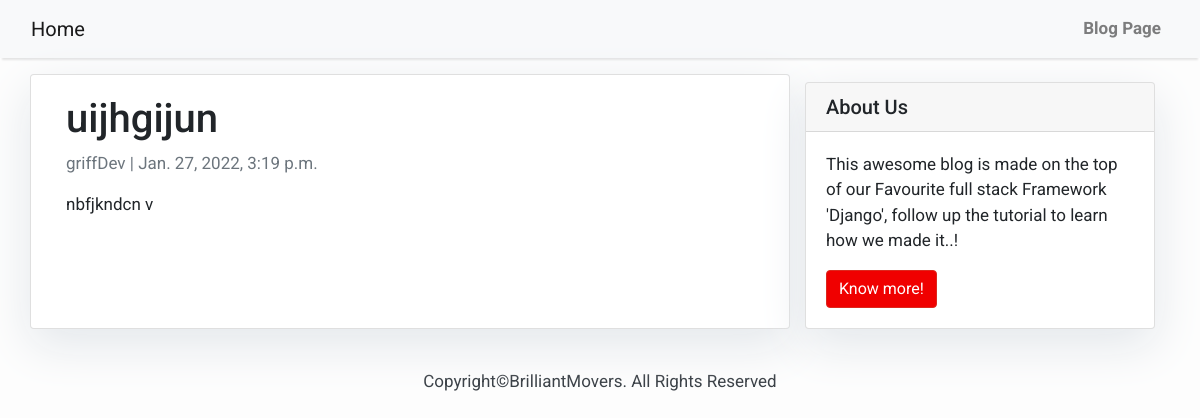
Page /uijhgijun/ on the committed database.
### brilliantblog/models.py (models this page shows, shortened)
class Post(models.Model):
    title = models.CharField(max_length=200, unique=True)
    slug = models.SlugField(max_length=200, unique=True)
    author = models.ForeignKey(User, on_delete= models.CASCADE,related_name='blog_posts')
    updated_on = models.DateTimeField(auto_now= True)
    content = models.TextField()
    created_on = models.DateTimeField(auto_now_add=True)
    status = models.IntegerField(choices=STATUS, default=0)
    class Meta:
        ordering = ['-created_on']

### brilliantblog/views.py (the view)
# urls.py: path('<slug:slug>/', views.PostDetail.as_view(), name='post_detail'),
class PostDetail(generic.DetailView):
    model = Post
    template_name = 'brilliantblog/post_detail.html'

### templates/brilliantblog/post_detail.html
{% extends 'brilliantblog/base.html' %} {% block content %}
<div class="container">
  <div class="row">
    <div class="col-md-8 card mb-4  mt-3 left  top">
      <div class="card-body">
        <h1>{% block title %} {{ object.title }} {% endblock title %}</h1>
        <p class=" text-muted">{{ post.author }} | {{ post.created_on }}</p>
        <p class="card-text ">{{ object.content | safe }}</p>
      </div>
    </div>
    {% block sidebar %} {% include 'brilliantblog/sidebar.html' %} {% endblock sidebar %}
  </div>
</div>
{% endblock content %}

### templates/brilliantblog/base.html (style rules this page uses)
body { font-family: "Roboto", sans-serif; font-size: 17px; background-color: #fdfdfd; }

### templates/brilliantblog/sidebar.html (style rules this page uses)
.card { box-shadow: 0 16px 48px #E3E7EB; }

### rows in the picture
Post: title "uijhgijun", author "griffDev", created_on "Jan. 27, 2022, 3:19 p.m.", content "nbfjkndcn v"
